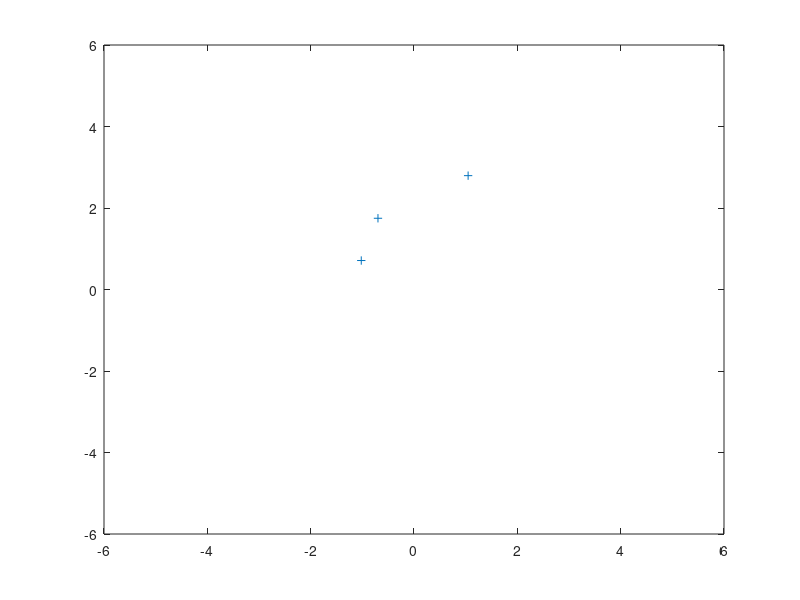

Recreate this plot in MATLAB. (Note: this script raises an error after producing the figure.)
%% Voronoi diagram
% version 0.01
% Jonas K. Sekamane
%
% *BOUNDED VORONOI DIAGRAM*
% Extending the the _voronoi_ and _voronoin_ functions with a boundary, 
% such that any open regions can be patched.

clearvars;

% Points - Random firm locations
n = 3;
%x0 = rand(1, n)*10-5; % Initial x-position of firm
%y0 = rand(1, n)*10-5; % Initial y-position of firm
%xy = [x0' y0'];
[x0, y0] = pol2cart( rand(n,1)*2*pi , rand(n,1)*3 );
xy = [x0 y0];

% Default plot
figure(1);
voronoi(xy(:,1)' , xy(:,2)');
xlim([-6 6]); ylim([-6 6]);

% Default functions
[vx,vy] = voronoi(xy(:,1)' , xy(:,2)');
% Coordinates of the inner Voronoi edges/end points
[V1,C] = voronoin(xy);

% Boundary box
bbox = [-5 5 5 -5 -5; 5 5 -5 -5 5]';

% Calculate the maximum distance between any two points within the boundary
bdistance = sqrt((-5-5)^2+(-5-5)^2); % Length of diagonal for a square boundary box.
% For more general convex boundary use covhull() + algorithm described here: http://stackoverflow.com/a/2736383

% Boundary box line segments
bvx = [ bbox(1:end-1,1)'; circshift( bbox(1:end-1,1)', [0,-1] ) ];
bvy = [ bbox(1:end-1,2)'; circshift( bbox(1:end-1,2)', [0,-1] ) ];

% Coordinates of the boundary box cornors
V2 = [bbox(1:end-1,1) bbox(1:end-1,2)];

% For each point calculate the euclidean distance to boundary points.
distance = pdist2(xy, [bbox(1:end-1,1) bbox(1:end-1,2)], 'euclidean');
% Find for each boundary point the minimum distiance (minVal) and the boundary point (minInd)
[minVal, minInd] = min(distance);
% Mapping the boundary point to each firm
% Create emptry cell array where row is point, and array is the corresponding bounardy points in V2
C2 = num2cell(repmat(NaN,1,n)');
for i=1:length(C2)
   C2{i} = find(minInd==i);
end

%% TO-DO:
% Extend the lines to insure that they intersect with the boundary box.
% Only extend lines where both (or just one) ends are unconnected with other lines 
% (and extend in the direction away from the connected end).
% The minimum length of the extended line should be the diagonal length of the boundary box.
% If boundary polygon instead of boundary box, then something similar to regionprops's MajorAxisLength property.

% Identify the Voronoi edges/endpoints that are within the boundary.
%[vxu vxui] = unique(vx(:)); 
%[vyu vyui] = unique(vy(:)); 
%[sort(vxui) sort(vyui)]
%vx(sort(vxui))
[~, vui] = unique(vx(:)); 
V0 = [vx(sort(vui)) vy(sort(vui))];
in = inpolygon(V0(:,1), V0(:,2), bbox(:,1), bbox(:,2));


% Identify Voronoi line segments with common endpoints inside boundary.
vend = NaN(size(vx));
for line=1:length(vx);
    % If line is connected to any other line (ie. 1:N~=line).
    others = find( 1:length(vx) ~= line );
    for i=1:2
         connected = ismember(vx(i,line), vx(:,others));
         outside = ismember(vx(i,line), V0(~in,1));
         vend(i,line) = connected+outside;
    end
end
% Find the Voronoi lines that have exactly one shared endpoint within
% boundary.
count = sum(logical(vend),1);
lines = find(count==1);
% Loop through all lines with one common endpoint (in boundary) and
% extend its length (to insure that the line intersects with the boundary)
vx_extent = vx;
vy_extent = vy;
for line = lines
    % The common endpoint
    i = find(vend(:,line));
    % The other endpoint (opposite of i)
    j = 1+abs(2-i); % Takes value 2 if i=1 and takes value 1 if i=2.
    % Extend the line in the direction away from the common endpoint
    [direction, ~] = cart2pol( vx(j,line)-vx(i,line), vy(j,line)-vy(i,line) );
    % Setting the length equal to the maximumum distance between any two
    % points within boundary.
    [dx, dy] = pol2cart(direction, bdistance);
    % New end point
    vx_extent(j,line) = vx(i,line) + dx;
    vy_extent(j,line) = vy(i,line) + dy;
end


% Remove lines that are completely outside boundary
%vx_extent(:,find(~count)) = [];
%vy_extent(:,find(~count)) = [];

%% Line intersection

%%% First appoach:

% Line intersect with boundary box
bbx = []; bby = []; bbii = [];
for j = 1:length(vx_extent)
    [xi, yi, ii] = polyxpoly(bbox(:,1), bbox(:,2), vx_extent(:,j), vy_extent(:,j)); % [xi, yi, ii] = 
    bbx = [bbx; xi];
    bby = [bby; yi];
    bbii = [bbii; ii];
end
V3 = [bbx bby]; % Coordinates of the voronoi diagram lines intersection with the boundary box.

%%% Second appoach:

% Find the intersection points between the Voronoi lines and the boundary.
[xi, yi, ii] = polyxpoly(vx_extent, vy_extent, bvx, bvy);
% Create new matrix with boundary line segments that are split at the 
% intersection points. Size of new matrix.
sb = [2 size(ii,1)+size(bvx,2)];
bvx_split = NaN(sb);
bvy_split = NaN(sb);
% Create new matrix with Voroni line segments that are split at the 
% intersection points. Size of new matrix.
sv = [2 size(ii,1)+size(vx_extent,2)];
vx_extent_split = NaN(sv);
vy_extent_split = NaN(sv);
[~, iiv] = sort(ii(:,1));
for i=1:size(ii,1)
    % Select the boundary split points in new matrix.
    % Using index from polyxpoly and scales to fit new matrix dimension
    % (each split adds two endpoints)
    bline = ii(i,2) + (i-1)*2;
    bvx_split(bline+1) = xi(i); % Split x end point
    bvx_split(bline+2) = xi(i); % Split x start point
    bvy_split(bline+1) = yi(i); % Split y end point
    bvy_split(bline+2) = yi(i); % Split y start point
    % Select the Voroni split points in new matrix.
    % Using index from polyxpoly and scales to fit new matrix dimension
    % (each split adds two endpoints)
    vline = ii(iiv(i),1) + (i-1)*2;
    vx_extent_split(vline) = xi(iiv(i)); % Split x end point
    vx_extent_split(vline+1) = xi(iiv(i)); % Split x start point
end
%bvx_split
%bvy_split
% Now that all splits has been added the remaning empty cells are the
% original boundary points.
bvx_split_nan = find(isnan(bvx_split));
bvx_split(bvx_split_nan) = bvx;
bvy_split(bvx_split_nan) = bvy;
vx_extent_split_nan = find(isnan(vx_extent_split));
vx_extent_split(vx_extent_split_nan) = vx_extent;
%bvx_split
%bvy_split

%bvx_new = bvx(ii(:,2)) 
%bvx(ii(:,2)+1)

%[ii(:,2) ii(:,2)+1]
[ii(:,1) ii(:,1)+1]
vx_extent_split
% [sort(ii(:,1)) sort(ii(:,1))+1]
% 
% bvx_split = bvx
% bvx_split(7) = NaN
% 
% [xi, yi, jj] = polyxpoly(bvx(:), bvy(:), vx_extent(:), vy_extent(:));



%%% Third appoach:

% Formatting to fit lineSegmentIntersect
VXY = [vx_extent(1,:)' vy_extent(1,:)' vx_extent(2,:)' vy_extent(2,:)'];
BXY = [bvx(1,:)' bvy(1,:)' bvx(2,:)' bvy(2,:)'];

out = lineSegmentIntersect(VXY, BXY);

sb = [size(BXY,2)+sum(out.intAdjacencyMatrix(:)), 2];
BX_split = NaN(sb);
BX_split(out.intAdjacencyMatrix) = out.intMatrixX(out.intAdjacencyMatrix)
BX_split(circshift(out.intAdjacencyMatrix,[0,1])) = out.intMatrixX(out.intAdjacencyMatrix)
%bshift = [zeros(1,size(out.intAdjacencyMatrix,2)); out.intAdjacencyMatrix];
%BX_split(find(bshift)) = out.intMatrixX(out.intAdjacencyMatrix)
BX_split(~out.intAdjacencyMatrix) = BXY(~out.intAdjacencyMatrix)

% Loop through all boundary lines
% bintersets = sum(out.intAdjacencyMatrix,2);
% for bi=1:size(BXY,1)
%     if(~bintersets(bi))
%         % No intersects points
%         BXY_split = [BXY_split; BXY(bi,:)]
%     else
%        % intersect points
%        
%     end
%     
% end

%out.intAdjacencyMatrix

%% 

% For each point calculate the euclidean distance to boundary points.
distance2 = pdist2(xy, [bbx bby], 'euclidean');
[B,I] = sort(distance2,1); % find the smallest distances
I = I(1:2,:); % each point has two boundary points. 
%% TO-DO: 
% This should not find 2 points, but find all cases where the distance is equal.
% Loop though and find all points where distance equals minimum distance B.
% SECOND APPROACH; Only look at points in an open region: if any(C{i}~=1) 
% Create emptry cell array where row is point, and array is the corresponding bounardy points in V3
C3 = num2cell(repmat(NaN,1,n)');
for i=1:length(C3)
   C3{i} = [find(I(1,:)==i) find(I(2,:)==i)]; % the two boundary points
end

%% Combine the points:
% TO-DO:
polygon = [V1; V2; V3];

% First appoach:
% polygon2 = polygon(3:end,:);
% C_final2{1} = [1 3 5 10 11];
% C_final2{2} = [1 2 3 8 9];
% C_final2{3} = [2 4 7 8 12]; 
% C_final2{4} = [1 6 9 11];
% C_final2{5} = [2 3 10 12];

% for i = 3:length(C_final2)
%     x = polygon2(C_final2{i},1);
%     y = polygon2(C_final2{i},2);
%     cx = mean(x);
%     cy = mean(y);
%     a = atan2(x - cy, y - cx);
%     [~, order] = sort(a);
%     x = x(order);
%     y = y(order);
%     patch(x,y,i);
% end

% Second appoach:
% for i = 1:length(C)
%     C_final{i} = [C{i} C2{i}+length(V1) C3{i}+length(V1)+length(V2)];
%     
% %     if all(C{i}~=1)   % If at least one of the indices is 1,
% %                       % then it is an open region and we can't
% %                       % patch that.
% %         %polygon = [polygon; V1(C{i})];
% %         %patch(V1(C{i},1),V1(C{i},2),i); % use color i.
% %     end
% %     if ~isempty(C2{i})
% %         %patch(V2(C2{i},1),V2(C2{i},2),i);
% %     end
%     patch(polygon(C_final{i},1),polygon(C_final{i},2),i);
% end




%% JUNK/TEMPORARY CODE:

%[B,I] = sort(minInd);

% Cbb = [bbii(:,1) bbii(:,1)+1]
% %bbox(bbii(:,1),:)
% [Cbb bbx bby] % V2 extra
% 
% test = Cbb(:,1)
% 
% C3 = num2cell(repmat(NaN,1,length(Cbb))');
% for i=1:length(test)
%     C3{i} = find(minInd==test(i));
% end
%     
% C3 = num2cell(repmat(NaN,1,length(Cbb))');
% for i=1:length(C2)
%    C2{i}
%    %C3{i} = minInd(Cbb(i,:));
% end
% 
% minInd


% bbx2 = [bbx; bbox(1:end-1,1)];
% bby2 = [bby; bbox(1:end-1,2)];


% % loop though all points with open regions and select boundary points
% n = length(bbx2);
% for i = 1:length(C)
%     if any(C{i}==1) % If at least one of the indices is 1,
%         % then it is an open region and we can't patch that.
%         linex = [bbx2'; repmat(xy(i,1), 1,n)];
%         liney = [bby2'; repmat(xy(i,2), 1,n)];
%         [xi_temp, yi_temp, ii] = polyxpoly(linex, liney, vx, vy);
% %         for j = 1:length(linex)
% %             [xi, yi] = polyxpoly(vx(:,j), vy(:,j), bbox(:,1), bbox(:,2));
% %             bbx = [bbx; xi];
% %             bby = [bby; yi];
% %         end
%     end
% end

figure(2);
plot(vx_extent,vy_extent);
xlim([-6 6]); ylim([-6 6]);
hold on;
plot(bbox(:,1),bbox(:,2));
scatter(bbx, bby);
scatter(V1(:,1), V1(:,2));
%scatter(bbox(1:end-1,1),bbox(1:end-1,2));
text(bbox(1:end-1,1)-0.1, bbox(1:end-1,2)-0.1, cellstr(num2str([1:4]')) );
scatter( xy(:,1)' , xy(:,2)', 'filled');
text(xy(:,1)'+0.1, xy(:,2)'+0.1, cellstr(num2str([1:n]')) );
%plot(linex,liney,':');
%scatter(xi_temp, yi_temp);
%patch(test(:,1),test(:,2),3);
hold off;
% xlabel('x'); ylabel('y');
% %voronoi(xy(:,1)' , xy(:,2)');
% hold off;

%[xi, yi] = polyxpoly(vx, vy, bbox(:,1), bbox(:,2),'unique'); % line intersect with boundary box

%[lat,lon] = polymerge(vx,vy);
%plot(lat,lon, ':');

%[XY,V1,C] = VoronoiLimit(xy(:,1)' , xy(:,2)', bbox); % http://www.mathworks.com/matlabcentral/fileexchange/34428-voronoilimit


% figure(3);
% plot(vx,vy);
% xlim([-10 10]); ylim([-10 10]);
% hold on;
% plot(bbox(:,1),bbox(:,2));
% hold off;
% 
% figure(31);
% plot(vx_extent,vy_extent);
% xlim([-10 10]); ylim([-10 10]);
% hold on;
% plot(bbox(:,1),bbox(:,2));
% hold off;

% figure(4);
% plot(vx(:,bbii(1,2)),vy(:,bbii(1,2)));
% xlim([-6 6]); ylim([-6 6]);
% hold on;
% plot( bbox(bbii(1,1),1) , bbox(bbii(1,1),2) );
% hold off;
% bbii(1,1)
% 

figure(5);
plot(bvx_split,bvy_split);
xlim([-6 6]); ylim([-6 6]);

figure(33);
plot(vx_extent,vy_extent);
xlim([-8 8]); ylim([-8 8]);
hold on;
plot(bbox(:,1),bbox(:,2));
scatter(out.intMatrixX(out.intAdjacencyMatrix),out.intMatrixY(out.intAdjacencyMatrix),[],'r');
hold off;



% Calculating distance from line segments to points

bdist = pldist2(xy, BXY)
% Find closest firm for each line segment
[~, I] = min(bdist)



